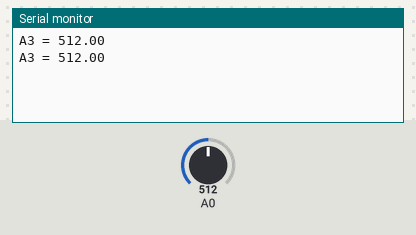
Recording of a sketch running on a simulated Arduino Uno, built with avr-gcc and run on an emulated ATmega328P. Parts: the last lines printed to the serial monitor. The test bench sets the inputs (shaded band); at power-on: A0 = 512.

Above: at 1.8 s.
1.9 s: A0 set to 716
At 2.8 s:
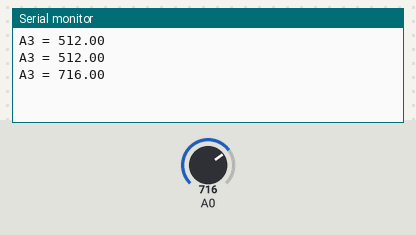
3.4 s: A0 set to 900
At 4.8 s:
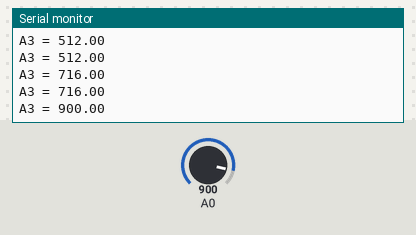
Timing chart, 0 to 6.4 s (numbered marks = the images above; inputs shaded):
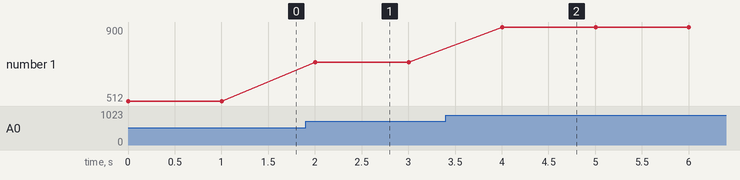

The sketch:

sketch_nov30b.ino
```cpp
void setup() {
Serial.begin(9600);

}
double volts(int adPin) {           // Vad den får för inputt
  return double(analogRead(adPin)); // Returnar inputt
}
void loop() {
 Serial.print("A3 = ");             // Printar ut A3 =
 Serial.println(volts(0));          //Printar ut hur ljust det är
 delay(1000);                       // Delay innan den printar ut
}

//Test för ljus detektorn. Om det är ljust så blir värdet högre.
```

Measured:
- after the input at 1.9 s, the serial monitor: prints a new line after 0.10 s (image 1)
- after the input at 3.4 s, the serial monitor: prints a new line after 0.60 s (image 2)
- plotted number 1: 512 → 716 after the input at 1.9 s, 716 → 900 after the input at 3.4 s
